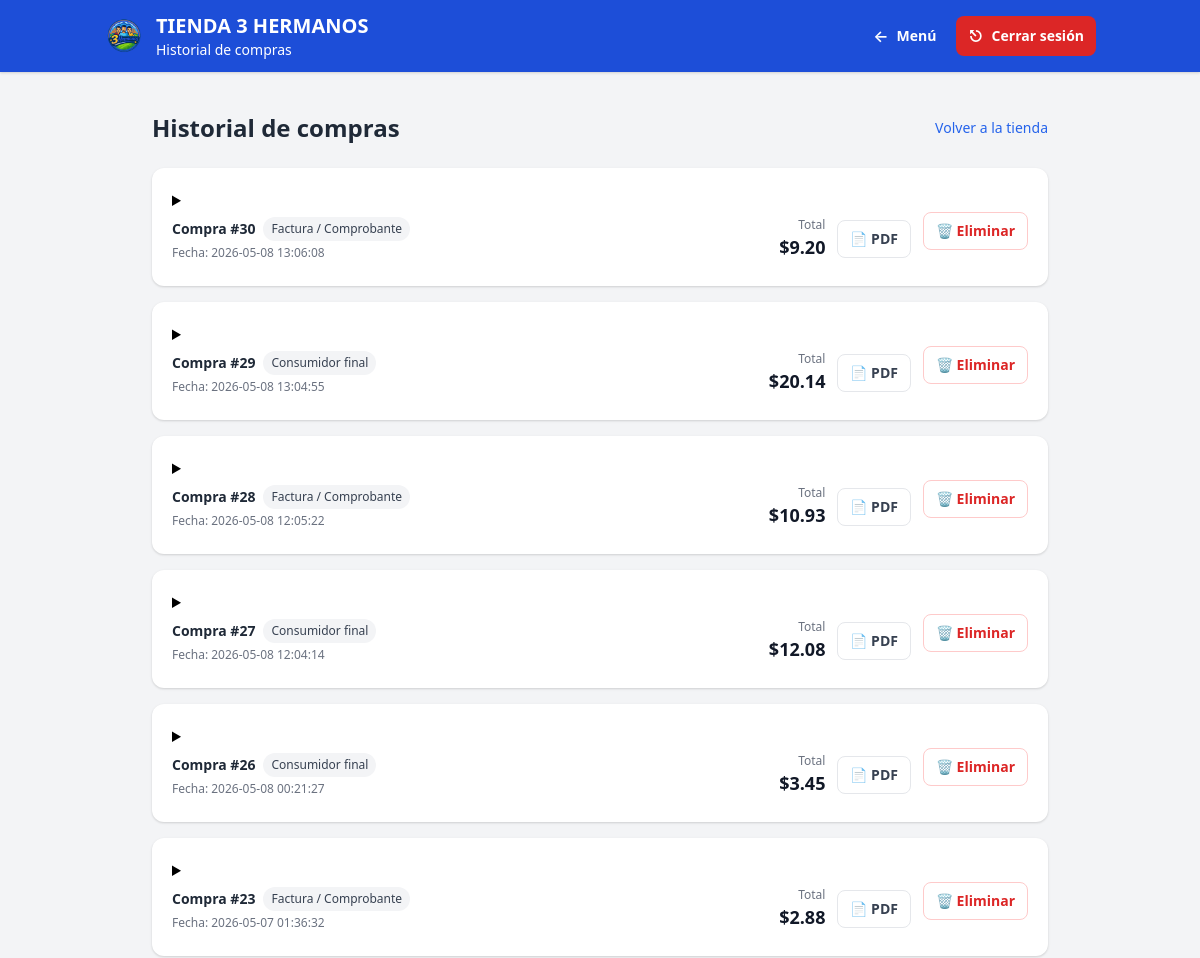
The page /frontend/purchase-history.php (signed in, upper part) on the database as committed earlier.
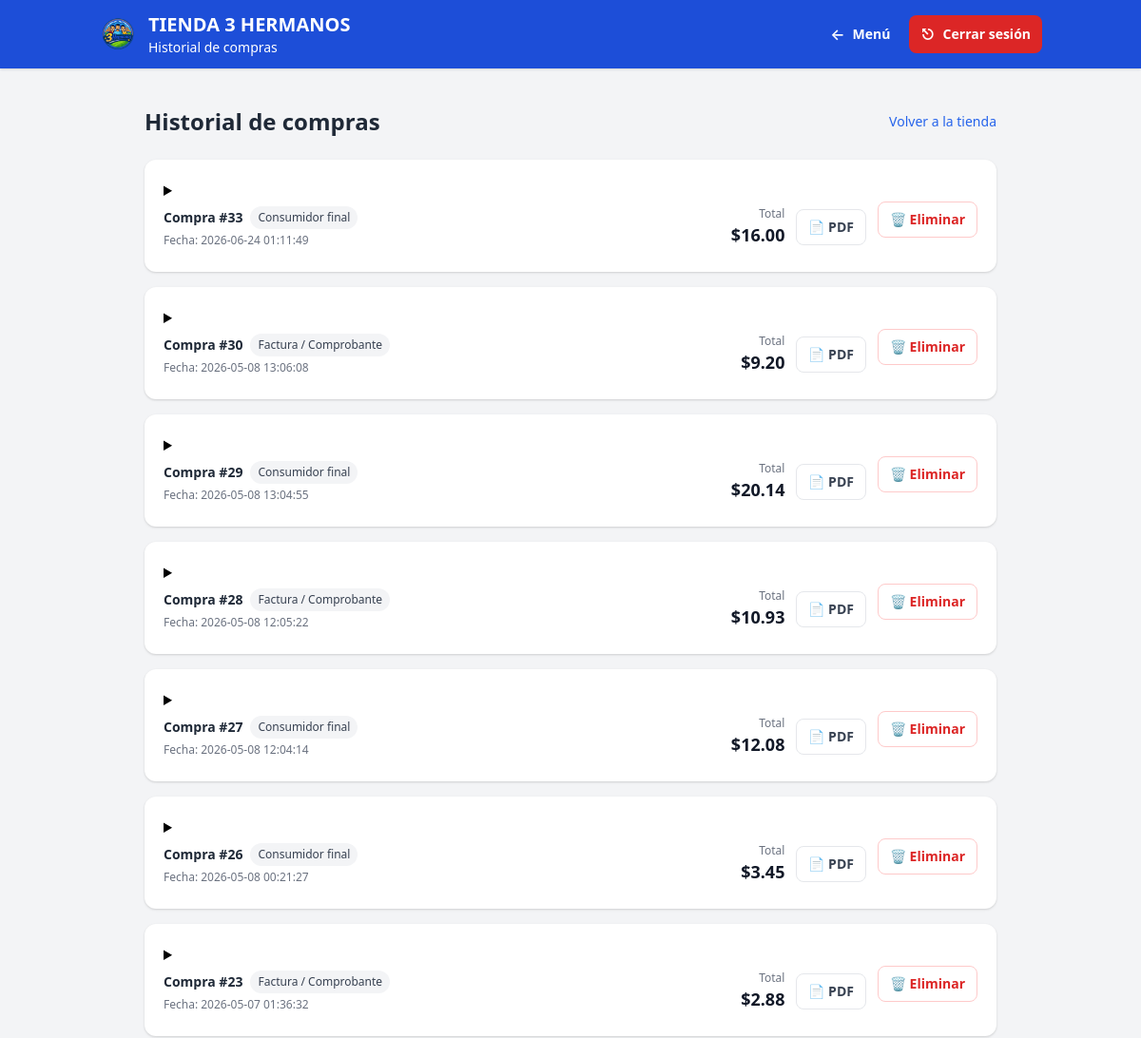
The same page on the database as committed later.
### tables this page shows
CREATE TABLE `purchases` (
  `id` int(11) NOT NULL,
  `user_id` int(11) NOT NULL,
  `customer_id` int(11) DEFAULT NULL,
  `purchase_type` enum('CONSUMIDOR_FINAL','FACTURA') NOT NULL DEFAULT 'CONSUMIDOR_FINAL',
  `customer_name` varchar(120) DEFAULT NULL,
  `customer_email` varchar(120) DEFAULT NULL,
  `customer_phone` varchar(50) DEFAULT NULL,
  `customer_address` varchar(200) DEFAULT NULL,
  `customer_idnumber` varchar(30) DEFAULT NULL,
  `subtotal` decimal(10,2) NOT NULL DEFAULT 0.00,
  `iva` decimal(10,2) NOT NULL DEFAULT 0.00,
  `total` decimal(10,2) NOT NULL DEFAULT 0.00,
  `created_at` datetime NOT NULL DEFAULT current_timestamp()
);

### frontend/purchase-history.php (the view, shortened to what this page needs)
<?php
include('../backend/db.php');
$user_id = (int)$_SESSION['user_id'];
function h($s) { return htmlspecialchars($s ?? '', ENT_QUOTES, 'UTF-8'); }
$purchases = [];
$q = $conn->query("SELECT * FROM purchases WHERE user_id = $user_id ORDER BY created_at DESC");
if ($q) {
  while ($row = $q->fetch_assoc()) $purchases[] = $row;
}
$pageTitle = "Historial de compras";
$backUrl = "index.php";
$backText = "Menú";
include("partials/header.php");
?>
<!DOCTYPE html>
<html lang="es">
<head>
  <link href="https://cdn.jsdelivr.net/npm/tailwindcss@2.0.2/dist/tailwind.min.css" rel="stylesheet">
</head>
<body class="bg-gray-100">
<main class="container mx-auto p-6 md:p-10">
  <div class="max-w-4xl mx-auto">
    <div class="flex items-center justify-between mb-6">
      <h1 class="text-2xl font-bold text-gray-800">Historial de compras</h1>
      <a href="index.php" class="text-sm text-blue-600 hover:underline">Volver a la tienda</a>
    </div>
    <?php if (count($purchases) === 0): ?>
      <div class="bg-white rounded-xl shadow p-6 text-gray-600">
        Aún no tienes compras registradas.
      </div>
    <?php else: ?>
      <div class="space-y-4">
        <?php foreach ($purchases as $p): ?>
          <?php
            $pid = (int)$p['id'];
            $typeLabel = ($p['purchase_type'] === 'FACTURA') ? 'Factura / Comprobante' : 'Consumidor final';
          ?>
          <details class="bg-white rounded-xl shadow p-5">
            <summary class="cursor-pointer select-none">
              <div class="flex flex-col md:flex-row md:items-center md:justify-between gap-3">
                <div>
                  <div class="flex items-center gap-2">
                    <span class="text-sm font-semibold text-gray-800">Compra #<?php echo $pid; ?></span>
                    <span class="text-xs px-2 py-1 rounded-full bg-gray-100 text-gray-700"><?php echo h($typeLabel); ?></span>
                  </div>
                  <div class="text-xs text-gray-500 mt-1">
                    Fecha: <?php echo h($p['created_at']); ?>
                  </div>
                </div>
                <div class="flex items-center justify-between md:justify-end gap-3">
                  <div class="text-right">
                    <div class="text-xs text-gray-500">Total</div>
                    <div class="text-lg font-bold text-gray-900">$<?php echo number_format((float)$p['total'], 2); ?></div>
                  </div>
                  <a href="purchase_receipt.php?id=<?php echo $pid; ?>"
                     class="inline-flex items-center gap-2 px-3 py-2 rounded-lg border border-gray-200 text-gray-700 hover:bg-gray-50 text-sm font-semibold">
                    📄 PDF
                  </a>
                  <form method="POST"
                        onsubmit="return confirm('¿Seguro que deseas eliminar esta compra? Esta acción no se puede deshacer.');">
                    <button type="submit"
                            class="inline-flex items-center gap-2 px-3 py-2 rounded-lg border border-red-200 text-red-600 hover:bg-red-50 text-sm font-semibold">
                      🗑️ Eliminar
                    </button>
                  </form>
                </div>
              </div>
            </summary>
          </details>
        <?php endforeach; ?>
      </div>
    <?php endif; ?>
  </div>
</main>
</body>
</html>

### frontend/partials/header.php (shortened to what this page needs)
<?php
$logoUrl = "assets/logo.png";
$hasLogo = file_exists(__DIR__ . "/../assets/logo.png");
?>
<header class="bg-blue-700 text-white shadow">
  <div class="container mx-auto px-4 py-3">
    <div class="flex items-center justify-between gap-3">
      <a href="index.php" class="flex items-center gap-3 min-w-0">
        <div class="w-10 h-10 rounded-lg bg-white/10 flex items-center justify-center overflow-hidden flex-shrink-0">
          <?php if ($hasLogo): ?>
            <img src="<?php echo $logoUrl; ?>" alt="Logo" class="w-full h-full object-cover">
          <?php else: ?>
            <span class="text-xs text-white/80 font-bold">LOGO</span>
          <?php endif; ?>
        </div>
        <div class="min-w-0">
          <div class="text-lg sm:text-xl font-extrabold leading-tight truncate">
            TIENDA 3 HERMANOS
          </div>
          <?php if ($pageTitle !== ""): ?>
            <div class="text-xs sm:text-sm text-white/80 truncate">
              <?php echo htmlspecialchars($pageTitle, ENT_QUOTES, 'UTF-8'); ?>
            </div>
          <?php endif; ?>
        </div>
      </a>
      <div class="flex items-center gap-2 flex-shrink-0">
        <?php if (!empty($backUrl)): ?>
          <a href="<?php echo htmlspecialchars($backUrl, ENT_QUOTES, 'UTF-8'); ?>"
             class="inline-flex items-center gap-2 bg-white/10 hover:bg-white/20 px-3 py-2 rounded-lg text-sm font-semibold transition">
            <span class="text-base">←</span>
            <span class="hidden sm:inline"><?php echo htmlspecialchars($backText, ENT_QUOTES, 'UTF-8'); ?></span>
          </a>
        <?php endif; ?>
        <a href="logout.php"
           class="inline-flex items-center gap-2 bg-red-600 hover:bg-red-700 px-3 py-2 rounded-lg text-sm font-semibold transition">
          <span class="text-base">⎋</span>
          <span class="hidden sm:inline">Cerrar sesión</span>
        </a>
      </div>
    </div>
  </div>
</header>

Rows that differ between the two databases and show on the page:
added purchases: id "33", purchase_type "Consumidor final", created_at "2026-06-24 01:11:49", total "16.00"
